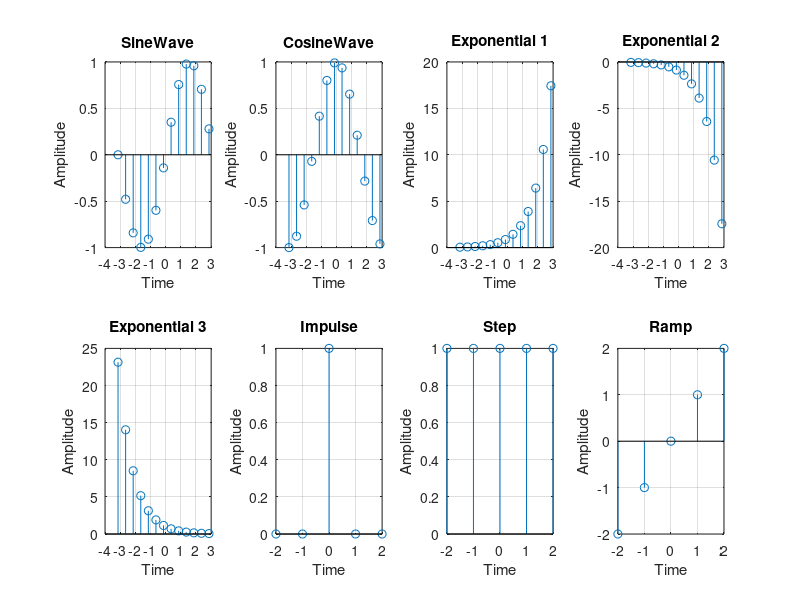

The MATLAB script that drew this image:
%Akshaj Chainani 22070127008
clc;
clear all;
close all;

% Discrete Signals
x = -pi:0.5:pi;

% SINE
subplot(2,4,1);
stem(x,sin(x)), grid on
xlabel('Time')
ylabel('Amplitude')
title('SineWave')

% x = -pi:0.01:pi;
% y = sin(x)
% subplot(2,3,1);
% plot(x,y)

% COSINE
subplot(2,4,2);
stem(x,cos(x)), grid on
xlabel('Time')
ylabel('Amplitude')
title('CosineWave')

% EXPONENTIAL 1
subplot(2,4,3);
stem(x,exp(x)), grid on
xlabel('Time')
ylabel('Amplitude')
title('Exponential 1')

% EXPONENTIAL 2
subplot(2,4,4);
stem(x,-exp(x)), grid on
xlabel('Time')
ylabel('Amplitude')
title('Exponential 2')

% EXPONENTIAL 3
subplot(2,4,5);
stem(x,exp(-x)), grid on
xlabel('Time')
ylabel('Amplitude')
title('Exponential 3')

% IMPULSE
subplot(2,4,6);
t = -2:1:2;
y = [zeros(1,2), ones(1,1), zeros(1,2)]
stem(t,y), grid on
xlabel('Time')
ylabel('Amplitude')
title('Impulse')

% STEP
subplot(2,4,7);
t = -2:1:2;
y = [ones(1,5)]
stem(t,y), grid on
xlabel('Time')
ylabel('Amplitude')
title('Step')

% RAMP
subplot(2,4,8);
t = -2:1:2;
y = t
stem(t,y), grid on
xlabel('Time')
ylabel('Amplitude')
title('Ramp')